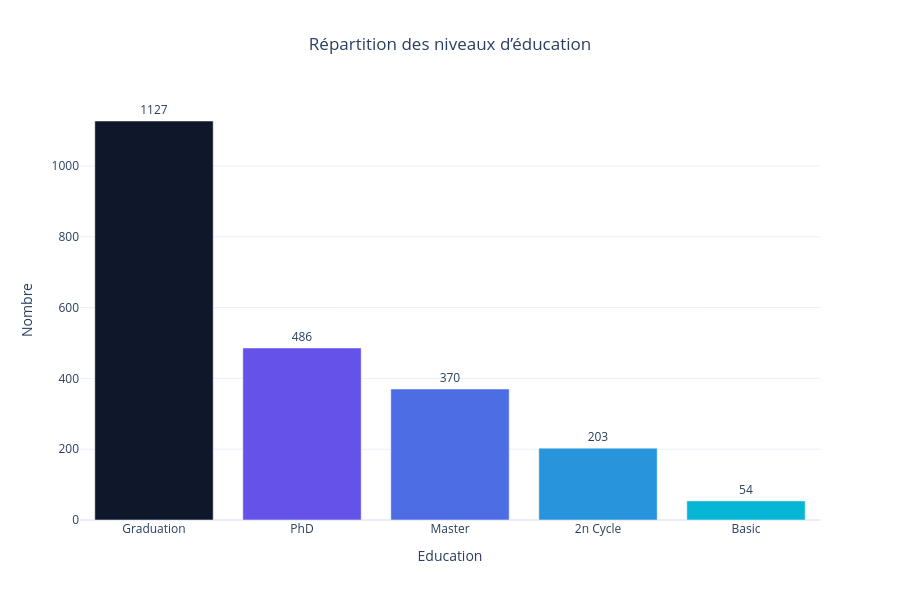

Notebook code cell kept with this figure:
### Code cell
# ============================================
# NIVEAU D'ÉDUCATION
# ============================================

education_counts = (
    df["Education"]
    .value_counts()
    .reset_index()
)

education_counts.columns = ["Education", "Nombre"]

fig = px.bar(
    education_counts,
    x="Education",
    y="Nombre",
    color="Nombre",
    text="Nombre",
    color_continuous_scale=["#06B6D4", "#7C3AED", "#0F172A"],
    title="Répartition des niveaux d’éducation"
)

fig.update_traces(textposition='outside')

fig.update_layout(
    template="plotly_white",
    height=600,
    title_x=0.5,
    coloraxis_showscale=False
)

fig.show()

### Figure 1 — Plotly figure (JSON) as saved in the notebook; plotly's stock layout.template omitted (floating-point values rounded to 4 significant figures)
{"data": [{"hovertemplate": "Education=%{x}<br>Nombre=%{marker.color}<extra></extra>", "legendgroup": "", "marker": {"color": [1127, 486, 370, 203, 54], "coloraxis": "coloraxis", "pattern": {"shape": ""}}, "name": "", "orientation": "v", "showlegend": false, "text": [1127.0, 486.0, 370.0, 203.0, 54.0], "textposition": "outside", "type": "bar", "x": ["Graduation", "PhD", "Master", "2n Cycle", "Basic"], "xaxis": "x", "y": [1127, 486, 370, 203, 54], "yaxis": "y"}], "layout": {"barmode": "relative", "coloraxis": {"colorbar": {"title": {"text": "Nombre"}}, "colorscale": [[0, "#06B6D4"], [0.5, "#7C3AED"], [1, "#0F172A"]], "showscale": false}, "height": 600, "legend": {"tracegroupgap": 0}, "title": {"text": "Répartition des niveaux d’éducation", "x": 0.5}, "xaxis": {"anchor": "y", "domain": [0, 1], "title": {"text": "Education"}}, "yaxis": {"anchor": "x", "domain": [0, 1], "title": {"text": "Nombre"}}}}
